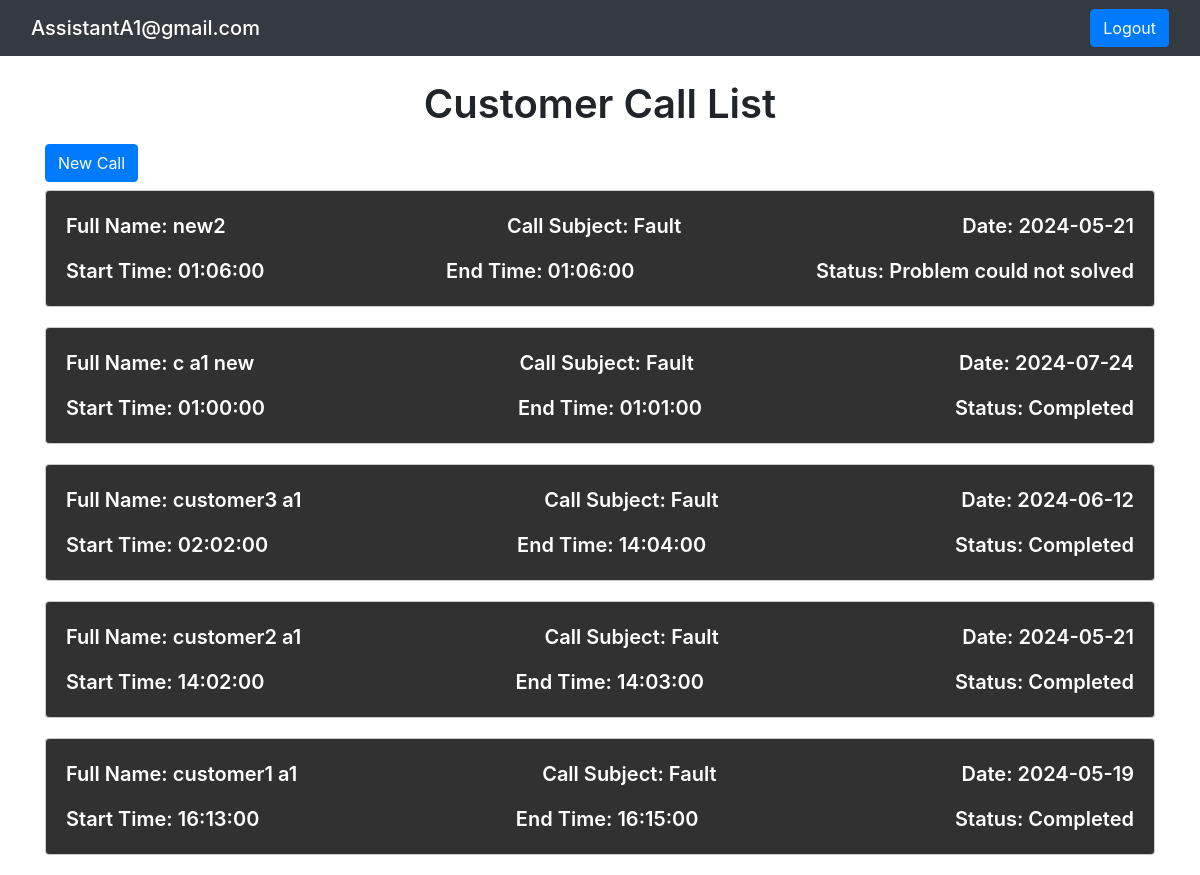
The app's page /callsList/callsList.php (signed in), older data.
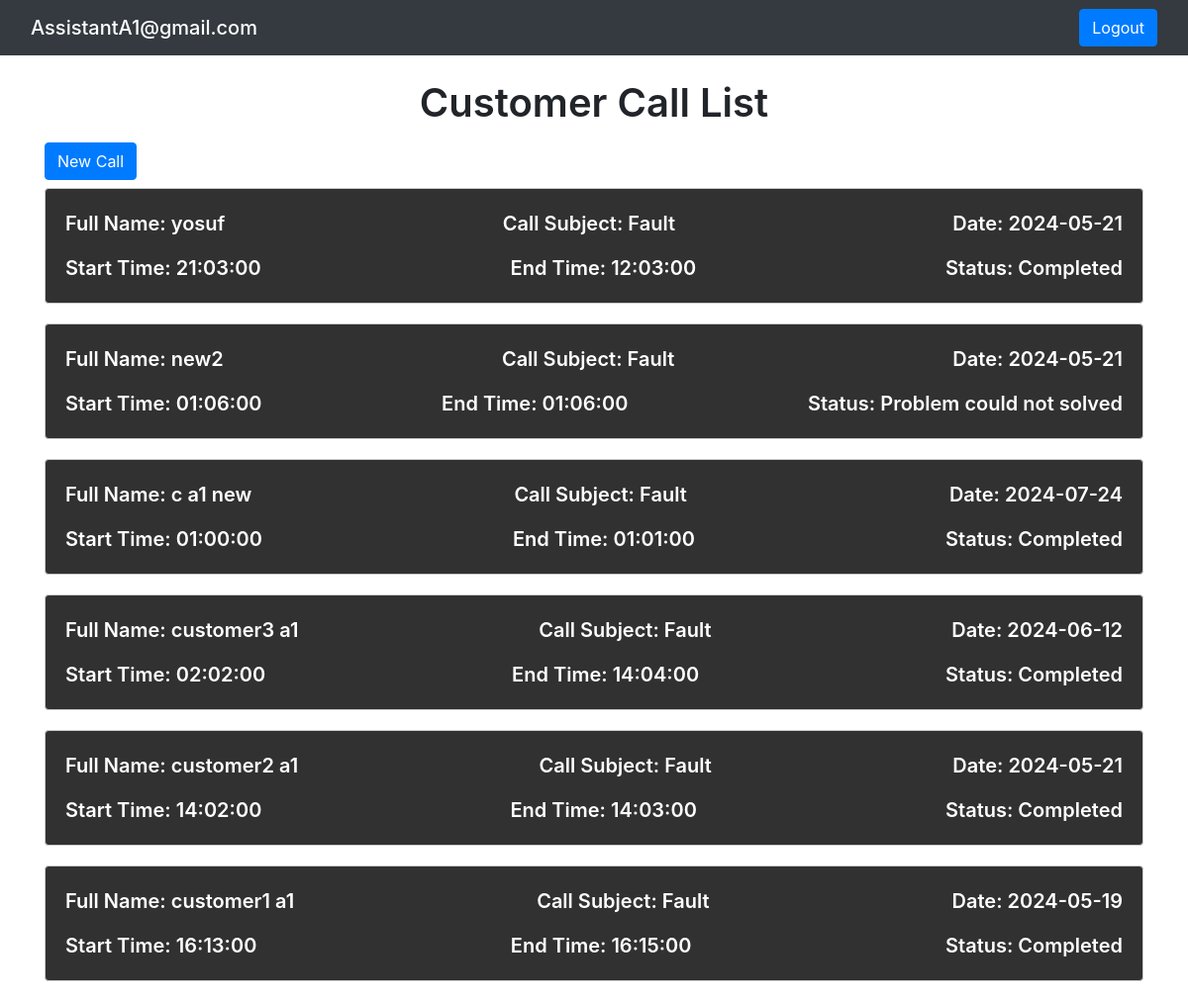
The same page, newer data.
### tables this page shows
CREATE TABLE `tbl_call` (
  `call_id` int(11) NOT NULL,
  `assistant_id` int(11) NOT NULL,
  `customer_id` int(11) NOT NULL,
  `call_status` varchar(50) NOT NULL,
  `call_startTime` time DEFAULT NULL,
  `call_finishTime` time DEFAULT NULL,
  `call_subject` varchar(50) NOT NULL,
  `call_date` date NOT NULL
);

CREATE TABLE `customer` (
  `customer_id` int(11) NOT NULL,
  `customer_fullName` varchar(50) NOT NULL
);

### callsList/callsList.php (the view, shortened to what this page needs)
<!DOCTYPE html>
<html lang="en">
<head>
    <link href="https://stackpath.bootstrapcdn.com/bootstrap/4.5.2/css/bootstrap.min.css" rel="stylesheet">
    <link rel="stylesheet" href="callsList.css">
</head>
<body>
<nav class="navbar bg-dark text-white">
  <div class="container-fluid">
    <span class="navbar-brand mb-0 h1">
        <?php
if(isset($_SESSION["email"]) && !empty($_SESSION["email"])) {
    echo $_SESSION["email"];
} else {
    header("Location: ../login/login.php");
    exit;
}
?>
</span>
<span><a class="btn btn-primary" href="../login/logout.php">Logout</a>
</span>
  </div>
</nav>
    <div class="container">
        <h1 class="mt-4 mb-3 text-center">Customer Call List</h1>
        <button class="btn btn-primary mb-2" id="newCallBtn">New Call</button>
        <div class="calls text-white">
            <?php
            include '../php/config.php';
$query = "SELECT c.customer_fullName, c.customer_id, tc.call_subject, tc.call_date, tc.call_startTime, tc.call_finishTime, tc.call_status
FROM tbl_call tc
LEFT JOIN customer c ON tc.customer_id = c.customer_id
JOIN assistant a ON tc.assistant_id = a.assistant_id
WHERE a.assistant_id = ?
ORDER BY tc.call_id DESC";
$stmt = mysqli_prepare($db, $query);
mysqli_stmt_bind_param($stmt, "i", $_SESSION["assistant_id"]);
mysqli_stmt_execute($stmt);
$result = mysqli_stmt_get_result($stmt);
            if ($result && mysqli_num_rows($result) > 0) {
                $rows = mysqli_fetch_all($result, MYSQLI_ASSOC);
                foreach ($rows as $row) {
            ?>
                <div class="call rounded">
                    <div class="row justify-content-between">
                        <p>Full Name: <?php echo $row['customer_fullName']; ?></p>
                        <p>Call Subject: <?php echo $row['call_subject']; ?></p>
                        <p>Date: <?php echo $row['call_date']; ?></p>
                    </div>
                    <div class="row m-0 justify-content-between">
                        <p>Start Time: <?php echo $row['call_startTime']; ?></p>
                        <p>End Time: <?php echo $row['call_finishTime']; ?></p>
                        <p>Status: <?php echo $row['call_status']; ?></p>
                    </div>
                </div>
            <?php
                }
            } else {
                echo "<p class='text-dark'>No calls found.</p>";
            }
            ?>
        </div>
    </div>
</body>
</html>

### callsList/callsList.css (style rules this page uses)
h1 { font-weight: 600 !important; }
.call { margin-bottom: 20px; border: 1px solid #ccc; padding: 20px; background-color: #313131; }
.call .row { margin: 0 0 15px; }
.call p { font-size: 20px; margin: 0; font-weight: 600; }

Row changes from the older to the newer data that the page shows:
added tbl_call: customer.customer_fullName "yosuf", call_subject "Fault", call_date "2024-05-21", call_startTime "21:03:00", call_finishTime "12:03:00", call_status "Completed"
